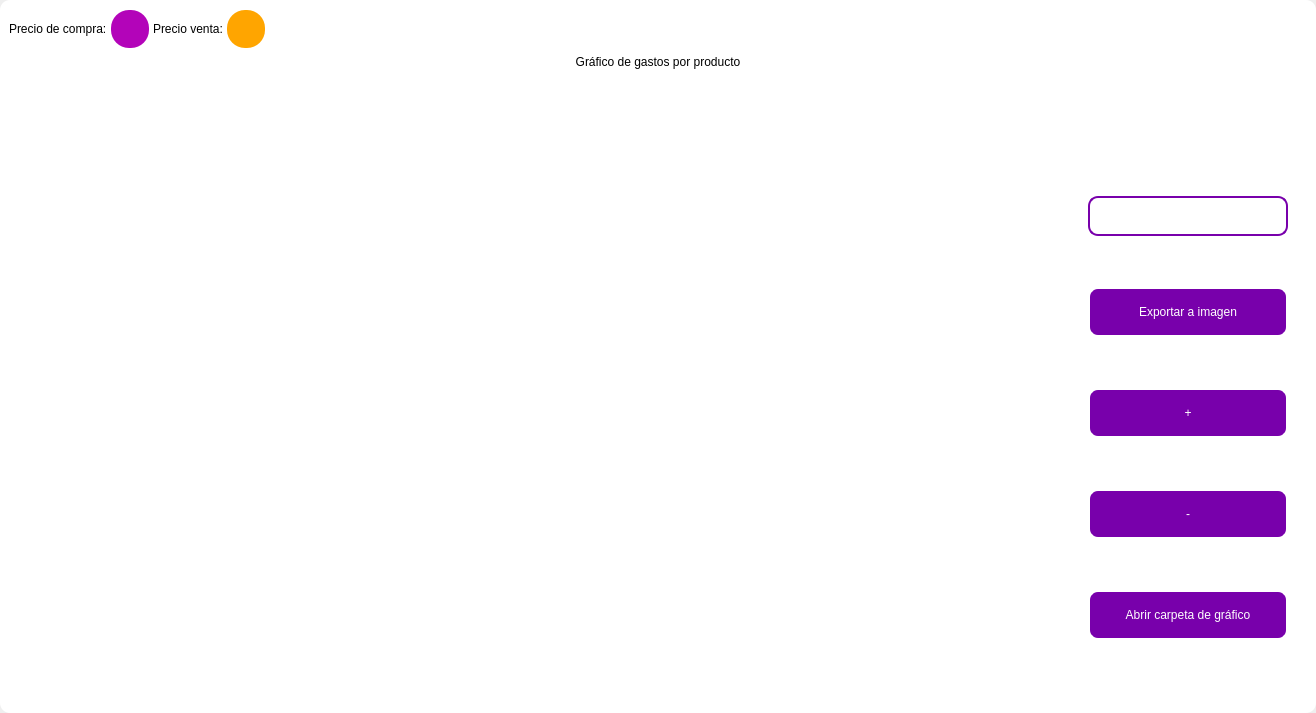
<?xml version="1.0" encoding="UTF-8"?>
<ui version="4.0">
 <class>MainWindow</class>
 <widget class="QMainWindow" name="MainWindow">
  <property name="geometry">
   <rect>
    <x>0</x>
    <y>0</y>
    <width>1316</width>
    <height>713</height>
   </rect>
  </property>
  <property name="windowTitle">
   <string>MainWindow</string>
  </property>
  <property name="styleSheet">
   <string notr="true"/>
  </property>
  <widget class="QWidget" name="centralwidget">
   <property name="styleSheet">
    <string notr="true"/>
   </property>
   <layout class="QVBoxLayout" name="verticalLayout">
    <property name="spacing">
     <number>0</number>
    </property>
    <property name="leftMargin">
     <number>0</number>
    </property>
    <property name="topMargin">
     <number>0</number>
    </property>
    <property name="rightMargin">
     <number>0</number>
    </property>
    <property name="bottomMargin">
     <number>0</number>
    </property>
    <item>
     <widget class="QFrame" name="frame">
      <property name="enabled">
       <bool>true</bool>
      </property>
      <property name="styleSheet">
       <string notr="true">
QFrame {
border-radius:10px;
	background-color: rgb(255, 255, 255);
 }
</string>
      </property>
      <property name="frameShape">
       <enum>QFrame::StyledPanel</enum>
      </property>
      <property name="frameShadow">
       <enum>QFrame::Raised</enum>
      </property>
      <layout class="QVBoxLayout" name="verticalLayout_2">
       <item>
        <widget class="QFrame" name="frame_superior">
         <property name="minimumSize">
          <size>
           <width>0</width>
           <height>40</height>
          </size>
         </property>
         <property name="maximumSize">
          <size>
           <width>16777215</width>
           <height>40</height>
          </size>
         </property>
         <property name="styleSheet">
          <string notr="true">QPushButton{
border-radius:18px;
}

QPushButton:hover{
	background-color: rgb(0, 0, 0);
}
</string>
         </property>
         <property name="frameShape">
          <enum>QFrame::StyledPanel</enum>
         </property>
         <property name="frameShadow">
          <enum>QFrame::Raised</enum>
         </property>
         <layout class="QHBoxLayout" name="horizontalLayout_3">
          <property name="spacing">
           <number>4</number>
          </property>
          <property name="leftMargin">
           <number>0</number>
          </property>
          <property name="topMargin">
           <number>0</number>
          </property>
          <property name="rightMargin">
           <number>0</number>
          </property>
          <property name="bottomMargin">
           <number>0</number>
          </property>
          <item>
           <widget class="QLabel" name="label_3">
            <property name="styleSheet">
             <string notr="true">color: rgb(0, 0, 0);
font: 15pt &quot;MS Shell Dlg 2&quot;;</string>
            </property>
            <property name="text">
             <string>Precio de compra:</string>
            </property>
           </widget>
          </item>
          <item>
           <widget class="QPushButton" name="btn_exit_2">
            <property name="minimumSize">
             <size>
              <width>38</width>
              <height>38</height>
             </size>
            </property>
            <property name="maximumSize">
             <size>
              <width>38</width>
              <height>38</height>
             </size>
            </property>
            <property name="cursor">
             <cursorShape>ArrowCursor</cursorShape>
            </property>
            <property name="styleSheet">
             <string notr="true">background-color: #b304b9;</string>
            </property>
            <property name="text">
             <string/>
            </property>
            <property name="iconSize">
             <size>
              <width>35</width>
              <height>35</height>
             </size>
            </property>
           </widget>
          </item>
          <item>
           <widget class="QLabel" name="label_4">
            <property name="styleSheet">
             <string notr="true">color: rgb(0, 0, 0);
font: 15pt &quot;MS Shell Dlg 2&quot;;</string>
            </property>
            <property name="text">
             <string>Precio venta:</string>
            </property>
           </widget>
          </item>
          <item>
           <widget class="QPushButton" name="btn_exit_3">
            <property name="minimumSize">
             <size>
              <width>38</width>
              <height>38</height>
             </size>
            </property>
            <property name="maximumSize">
             <size>
              <width>38</width>
              <height>38</height>
             </size>
            </property>
            <property name="cursor">
             <cursorShape>ArrowCursor</cursorShape>
            </property>
            <property name="styleSheet">
             <string notr="true">background-color: #FFA500;</string>
            </property>
            <property name="text">
             <string/>
            </property>
            <property name="iconSize">
             <size>
              <width>35</width>
              <height>35</height>
             </size>
            </property>
           </widget>
          </item>
          <item>
           <spacer name="horizontalSpacer_2">
            <property name="orientation">
             <enum>Qt::Horizontal</enum>
            </property>
            <property name="sizeHint" stdset="0">
             <size>
              <width>443</width>
              <height>20</height>
             </size>
            </property>
           </spacer>
          </item>
          <item>
           <widget class="QPushButton" name="btn_exit">
            <property name="minimumSize">
             <size>
              <width>38</width>
              <height>38</height>
             </size>
            </property>
            <property name="maximumSize">
             <size>
              <width>38</width>
              <height>38</height>
             </size>
            </property>
            <property name="cursor">
             <cursorShape>PointingHandCursor</cursorShape>
            </property>
            <property name="text">
             <string/>
            </property>
            <property name="iconSize">
             <size>
              <width>35</width>
              <height>35</height>
             </size>
            </property>
           </widget>
          </item>
          <item>
           <widget class="QPushButton" name="bt_minimizar">
            <property name="minimumSize">
             <size>
              <width>38</width>
              <height>38</height>
             </size>
            </property>
            <property name="maximumSize">
             <size>
              <width>38</width>
              <height>38</height>
             </size>
            </property>
            <property name="cursor">
             <cursorShape>PointingHandCursor</cursorShape>
            </property>
            <property name="text">
             <string/>
            </property>
            <property name="icon">
             <iconset>
              <normaloff>image/minus.svg</normaloff>image/minus.svg</iconset>
            </property>
            <property name="iconSize">
             <size>
              <width>38</width>
              <height>38</height>
             </size>
            </property>
           </widget>
          </item>
          <item>
           <widget class="QPushButton" name="bt_maximizar">
            <property name="minimumSize">
             <size>
              <width>38</width>
              <height>38</height>
             </size>
            </property>
            <property name="maximumSize">
             <size>
              <width>38</width>
              <height>38</height>
             </size>
            </property>
            <property name="cursor">
             <cursorShape>PointingHandCursor</cursorShape>
            </property>
            <property name="text">
             <string/>
            </property>
            <property name="icon">
             <iconset>
              <normaloff>image/chevron-up.svg</normaloff>image/chevron-up.svg</iconset>
            </property>
            <property name="iconSize">
             <size>
              <width>38</width>
              <height>38</height>
             </size>
            </property>
           </widget>
          </item>
          <item>
           <widget class="QPushButton" name="bt_restaurar">
            <property name="minimumSize">
             <size>
              <width>38</width>
              <height>38</height>
             </size>
            </property>
            <property name="maximumSize">
             <size>
              <width>38</width>
              <height>38</height>
             </size>
            </property>
            <property name="cursor">
             <cursorShape>PointingHandCursor</cursorShape>
            </property>
            <property name="text">
             <string/>
            </property>
            <property name="icon">
             <iconset>
              <normaloff>image/chevron-down.svg</normaloff>image/chevron-down.svg</iconset>
            </property>
            <property name="iconSize">
             <size>
              <width>38</width>
              <height>38</height>
             </size>
            </property>
           </widget>
          </item>
          <item>
           <widget class="QPushButton" name="bt_cerrar">
            <property name="minimumSize">
             <size>
              <width>38</width>
              <height>38</height>
             </size>
            </property>
            <property name="maximumSize">
             <size>
              <width>38</width>
              <height>38</height>
             </size>
            </property>
            <property name="cursor">
             <cursorShape>PointingHandCursor</cursorShape>
            </property>
            <property name="text">
             <string/>
            </property>
            <property name="icon">
             <iconset>
              <normaloff>image/x.svg</normaloff>image/x.svg</iconset>
            </property>
            <property name="iconSize">
             <size>
              <width>38</width>
              <height>38</height>
             </size>
            </property>
           </widget>
          </item>
         </layout>
        </widget>
       </item>
       <item>
        <widget class="QLabel" name="label">
         <property name="styleSheet">
          <string notr="true">font: 30pt &quot;MS Shell Dlg 2&quot;;
color: rgb(0, 0, 0);</string>
         </property>
         <property name="text">
          <string>Gráfico de gastos por producto</string>
         </property>
         <property name="alignment">
          <set>Qt::AlignCenter</set>
         </property>
        </widget>
       </item>
       <item>
        <widget class="QFrame" name="frame_3">
         <property name="minimumSize">
          <size>
           <width>0</width>
           <height>0</height>
          </size>
         </property>
         <property name="frameShape">
          <enum>QFrame::StyledPanel</enum>
         </property>
         <property name="frameShadow">
          <enum>QFrame::Raised</enum>
         </property>
         <layout class="QHBoxLayout" name="horizontalLayout_4">
          <property name="leftMargin">
           <number>9</number>
          </property>
          <property name="topMargin">
           <number>9</number>
          </property>
          <property name="rightMargin">
           <number>9</number>
          </property>
          <item>
           <widget class="QGraphicsView" name="graphics_view">
            <property name="dragMode">
             <enum>QGraphicsView::NoDrag</enum>
            </property>
            <property name="transformationAnchor">
             <enum>QGraphicsView::NoAnchor</enum>
            </property>
           </widget>
          </item>
          <item>
           <layout class="QVBoxLayout" name="verticalLayout_4">
            <property name="spacing">
             <number>10</number>
            </property>
            <property name="sizeConstraint">
             <enum>QLayout::SetDefaultConstraint</enum>
            </property>
            <property name="leftMargin">
             <number>10</number>
            </property>
            <property name="topMargin">
             <number>10</number>
            </property>
            <property name="rightMargin">
             <number>10</number>
            </property>
            <property name="bottomMargin">
             <number>10</number>
            </property>
            <item>
             <widget class="QLabel" name="label_2">
              <property name="minimumSize">
               <size>
                <width>10</width>
                <height>10</height>
               </size>
              </property>
              <property name="maximumSize">
               <size>
                <width>500</width>
                <height>10</height>
               </size>
              </property>
              <property name="styleSheet">
               <string notr="true">color: rgb(255, 255, 255);
font: 10pt &quot;MS Shell Dlg 2&quot;;</string>
              </property>
              <property name="text">
               <string>Ingresar nombre de la imagen</string>
              </property>
             </widget>
            </item>
            <item>
             <widget class="QLineEdit" name="name_imagetxt">
              <property name="sizePolicy">
               <sizepolicy hsizetype="Fixed" vsizetype="Fixed">
                <horstretch>0</horstretch>
                <verstretch>0</verstretch>
               </sizepolicy>
              </property>
              <property name="minimumSize">
               <size>
                <width>200</width>
                <height>35</height>
               </size>
              </property>
              <property name="maximumSize">
               <size>
                <width>150</width>
                <height>40</height>
               </size>
              </property>
              <property name="styleSheet">
               <string notr="true">QLabel {
	color: rgb(255, 255, 254);
	font: 12pt &quot;Arial&quot;;
	background-color: rgba(0, 0, 0,0);
}

QTextEdit{
background-color: rgba(0, 0, 0,0);
border-radius:10px; 
font: 12pt &quot;Arial&quot;;
color: rgb(255, 255, 254);
border: 2px solid  rgb(255, 255, 255);

}

QTextEdit:hover{
background-color: rgba(0, 0, 0,0);
border-radius:10px; 
font: 12pt &quot;Arial&quot;;
border: 2px solid  rgb(120, 0, 171);
}

QTextEdit:focus{
background-color: rgb(0, 0, 0);
border-radius:10px; 
font: 12pt &quot;Arial&quot;;
border: 2px solid rgb(120, 0, 171);
}

QLineEdit{
background-color: rgba(0, 0, 0,0);
border-radius:10px; 
font: 12pt &quot;Arial&quot;;
color: rgb(255, 255, 254);
border: 2px solid  rgb(120, 0, 171);
}

QLineEdit:hover{
background-color: rgba(0, 0, 0,0);
border-radius:10px; 
font: 12pt &quot;Arial&quot;;
border: 2px solid  rgb(120, 0, 171);
}

QLineEdit:focus{
background-color: rgb(0, 0, 0);
border-radius:10px; 
font: 12pt &quot;Arial&quot;;
border: 2px solid rgb(120, 0, 171);
}

QCheckBox{
	font: 12pt &quot;Arial&quot;;
	color: rgb(255, 255, 255);
}

QCheckBox::indicator {
    width: 18px;
    height:18px;
}

QCheckBox::indicator:unchecked {
   background-image: url(image/square.svg);
}

QCheckBox::indicator:checked {
   background-image: url(image/check-square.svg);
}

QPushButton{
border-radius:10px; 
font: 12pt &quot;Arial&quot;;
color: rgb(255, 255, 254);
border: 2px solid #ffffff;
}

QPushButton:hover{
border-radius:10px; 
font: 12pt &quot;Arial&quot;;
color: rgb(255, 255, 255);
border: 2px solid rgb(120, 0, 171);
	background-color: rgb(120, 0, 171);
}
</string>
              </property>
              <property name="alignment">
               <set>Qt::AlignLeading|Qt::AlignLeft|Qt::AlignVCenter</set>
              </property>
             </widget>
            </item>
            <item>
             <widget class="QPushButton" name="btn_export_image">
              <property name="minimumSize">
               <size>
                <width>50</width>
                <height>40</height>
               </size>
              </property>
              <property name="maximumSize">
               <size>
                <width>300</width>
                <height>50</height>
               </size>
              </property>
              <property name="cursor">
               <cursorShape>PointingHandCursor</cursorShape>
              </property>
              <property name="styleSheet">
               <string notr="true">QPushButton{
border-radius:10px; 
font: 12pt &quot;Arial&quot;;
color: rgb(255, 255, 254);
border: 2px solid #ffffff;
	background-color: rgb(120, 0, 171);
}

QPushButton:hover{
border-radius:10px; 
font: 12pt &quot;Arial&quot;;
color: rgb(255, 255, 255);
border: 2px solid rgb(120, 0, 171);
	background-color: rgb(120, 0, 171);
}</string>
              </property>
              <property name="text">
               <string>Exportar a imagen</string>
              </property>
              <property name="iconSize">
               <size>
                <width>35</width>
                <height>35</height>
               </size>
              </property>
             </widget>
            </item>
            <item>
             <widget class="QPushButton" name="zoom_in_button">
              <property name="minimumSize">
               <size>
                <width>0</width>
                <height>40</height>
               </size>
              </property>
              <property name="maximumSize">
               <size>
                <width>300</width>
                <height>50</height>
               </size>
              </property>
              <property name="cursor">
               <cursorShape>PointingHandCursor</cursorShape>
              </property>
              <property name="styleSheet">
               <string notr="true">QPushButton{
border-radius:10px; 
font: 12pt &quot;Arial&quot;;
color: rgb(255, 255, 254);
border: 2px solid #ffffff;
	background-color: rgb(120, 0, 171);
}

QPushButton:hover{
border-radius:10px; 
font: 12pt &quot;Arial&quot;;
color: rgb(255, 255, 255);
border: 2px solid rgb(120, 0, 171);
	background-color: rgb(120, 0, 171);
}</string>
              </property>
              <property name="text">
               <string>+</string>
              </property>
              <property name="iconSize">
               <size>
                <width>35</width>
                <height>35</height>
               </size>
              </property>
             </widget>
            </item>
            <item>
             <widget class="QPushButton" name="zoom_out_button">
              <property name="minimumSize">
               <size>
                <width>0</width>
                <height>40</height>
               </size>
              </property>
              <property name="maximumSize">
               <size>
                <width>300</width>
                <height>50</height>
               </size>
              </property>
              <property name="cursor">
               <cursorShape>PointingHandCursor</cursorShape>
              </property>
              <property name="styleSheet">
               <string notr="true">QPushButton{
border-radius:10px; 
font: 12pt &quot;Arial&quot;;
color: rgb(255, 255, 254);
border: 2px solid #ffffff;
	background-color: rgb(120, 0, 171);
}

QPushButton:hover{
border-radius:10px; 
font: 12pt &quot;Arial&quot;;
color: rgb(255, 255, 255);
border: 2px solid rgb(120, 0, 171);
	background-color: rgb(120, 0, 171);
}</string>
              </property>
              <property name="text">
               <string>-</string>
              </property>
              <property name="iconSize">
               <size>
                <width>35</width>
                <height>35</height>
               </size>
              </property>
             </widget>
            </item>
            <item>
             <widget class="QPushButton" name="open_explore_file">
              <property name="minimumSize">
               <size>
                <width>0</width>
                <height>40</height>
               </size>
              </property>
              <property name="maximumSize">
               <size>
                <width>300</width>
                <height>50</height>
               </size>
              </property>
              <property name="cursor">
               <cursorShape>PointingHandCursor</cursorShape>
              </property>
              <property name="styleSheet">
               <string notr="true">QPushButton{
border-radius:10px; 
font: 12pt &quot;Arial&quot;;
color: rgb(255, 255, 254);
border: 2px solid #ffffff;
	background-color: rgb(120, 0, 171);
}

QPushButton:hover{
border-radius:10px; 
font: 12pt &quot;Arial&quot;;
color: rgb(255, 255, 255);
border: 2px solid rgb(120, 0, 171);
	background-color: rgb(120, 0, 171);
}</string>
              </property>
              <property name="text">
               <string>Abrir carpeta de gráfico</string>
              </property>
              <property name="iconSize">
               <size>
                <width>35</width>
                <height>35</height>
               </size>
              </property>
             </widget>
            </item>
           </layout>
          </item>
         </layout>
        </widget>
       </item>
      </layout>
     </widget>
    </item>
   </layout>
  </widget>
 </widget>
 <resources/>
 <connections/>
</ui>
